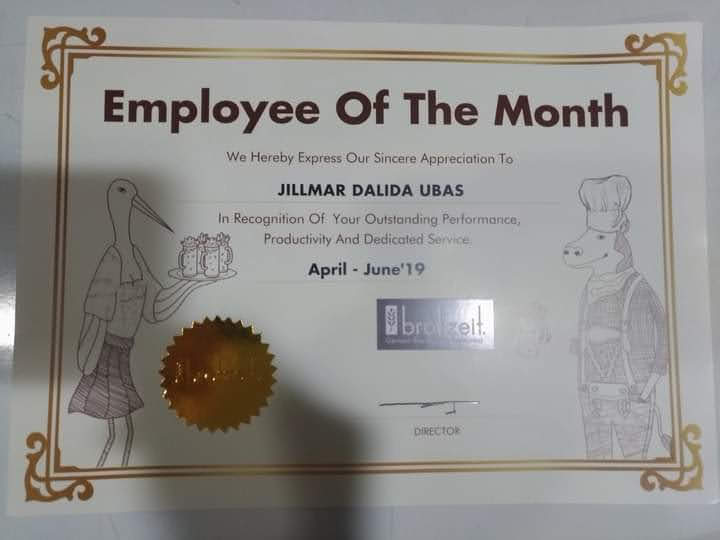
#> input picture FB_IMG_1596606254884.jpg, 720 x 540 px
$ python prep_depth.py ../../../FB_IMG_1596606254884.jpg out
#> lines starting #> are read from the running program, lines starting #| are printed output that depends on the picture
"""Prepare one photo for <ArchiveParallax> (method B: cut-outs over a filled, depth-bent background).

Usage:
  python prep_depth.py <photo.jpg> <out_dir> [--crop X0,X1] [--cy 0.5] [--delta 0.05] [--near 0.42] [--sky 0.15]

  --crop X0,X1  horizontal crop as fractions of the width (trim scan borders); default 0,1.
                The height follows for 16:9.
  --cy          vertical centre of the 16:9 crop, as a fraction of the height; default 0.5.
  --delta       how much nearer than the ground (0-1 depth) a pixel must be to count as an
                object; lower it if people or objects are missed, raise it if ground is cut.
  --near        objects with median depth above this go on the near layer (front posts,
                people close to the lens); the rest go on the mid layer.
  --sky         top fraction of the frame where nothing is cut out (sky).

Needs: torch (CPU), transformers, opencv-python-headless, pillow, numpy.
Model: Depth Anything V2 Small (Apache-2.0). Base and Large are CC-BY-NC: not for commercial work.
Example (the 1936 dust-storm test): --crop 0.038,0.960 --cy 0.585

Writes into out_dir (all 2400x1350, i.e. 1.25x the 1920x1080 frame so the camera can move):
- photo.png        the cropped photo
- depth.png        Depth Anything V2 Small depth (white = near), lightly smoothed
- clean.png        background with the standing objects removed and the hole filled in (inpainted)
- holes.png        same background with the holes left transparent (to show why filling matters)
- depth_bg.png     depth of the background with the objects removed (ground depth in the hole)
- obj_mid.png      cut-out: standing objects at mid depth (RGBA)
- obj_near.png     cut-out: the nearest objects (RGBA)
- layers.json      each layer's median depth (0-1, 1 = nearest)
- check.jpg        contact sheet to QA: photo, depth, filled background, cut-outs on red
"""
import argparse
import json
import os

import cv2
import numpy as np
from PIL import Image
from transformers import pipeline

ap = argparse.ArgumentParser()
ap.add_argument('photo')
ap.add_argument('out_dir')
ap.add_argument('--crop', default='0,1')
ap.add_argument('--cy', type=float, default=0.5)
ap.add_argument('--delta', type=float, default=0.05)
ap.add_argument('--near', type=float, default=0.42)
ap.add_argument('--sky', type=float, default=0.15)
args = ap.parse_args()
SRC, OUT = args.photo, args.out_dir
os.makedirs(OUT, exist_ok=True)
PW, PH = 2400, 1350

# 1. Crop to 16:9 (trim scan borders with --crop, place the band with --cy).
im = Image.open(SRC).convert('RGB')
#> im is the input picture: PIL image 720x540 RGB; mean R, G, B 145.5, 143.2, 140.5
W0, H0 = im.size
#> W0 = 720; H0 = 540
fx0, fx1 = (float(v) for v in args.crop.split(','))
x0, x1 = int(W0 * fx0), int(W0 * fx1)
#> x0 = 0; x1 = 720
cw = x1 - x0
#> cw = 720
ch = int(cw * 9 / 16)
#> ch = 405
if ch > H0:  # photo wider than 16:9 after the crop: use full height, narrow the width
    ch = H0
    cw = int(ch * 16 / 9)
    x0 = (x0 + x1 - cw) // 2
y0 = min(max(0, int(H0 * args.cy) - ch // 2), H0 - ch)
#> y0 = 68
crop = im.crop((x0, y0, x0 + cw, y0 + ch)).resize((PW, PH), Image.LANCZOS)
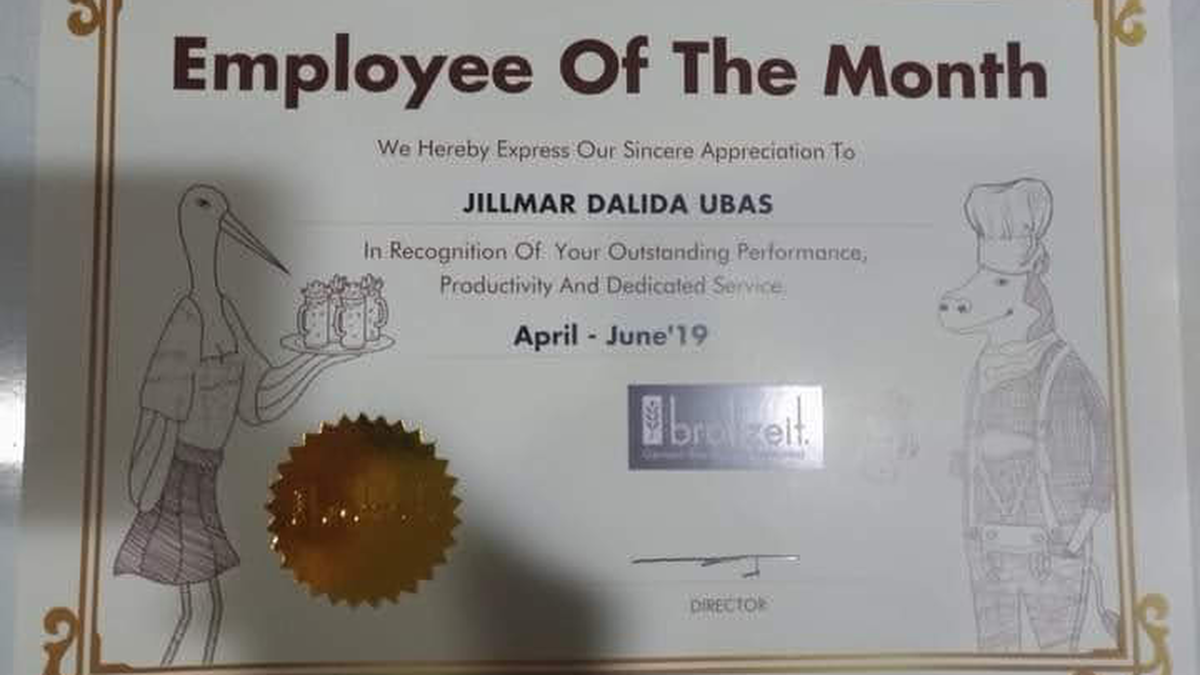
#> crop: PIL image 2400x1350 RGB (shown at 1/2 size); mean R, G, B 145.7, 143.2, 140.6
crop.save(os.path.join(OUT, 'photo.png'))
rgb = np.asarray(crop)

# 2. Depth Anything V2 Small (Apache-2.0). Output is relative inverse depth: larger = nearer.
#> (the run stopped early here; a loop or call above may not have finished)
